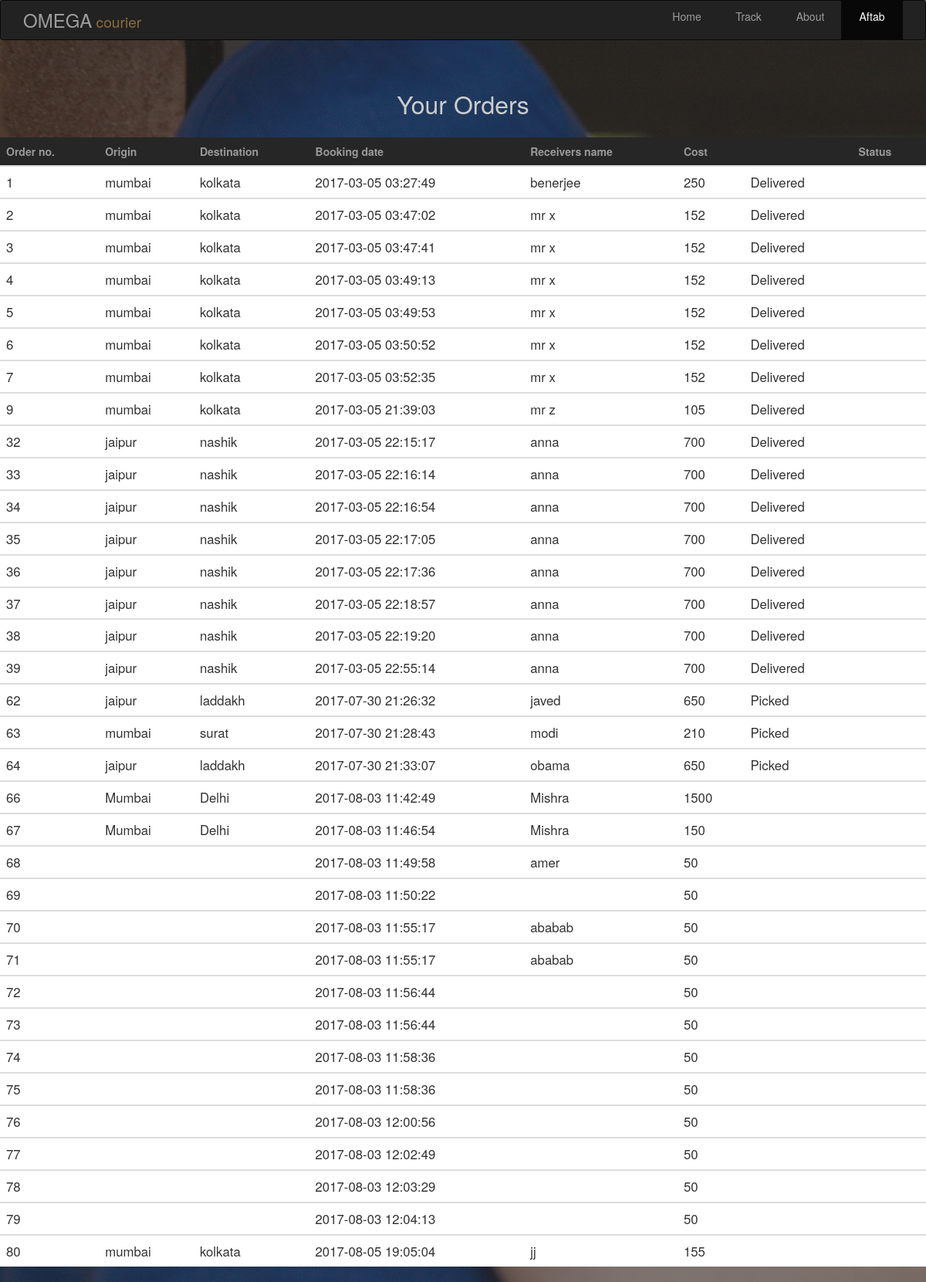
Screenshot of /account.php (signed in) with the database file from the repository.
### tables this page shows
CREATE TABLE `orders` (
  `order_no` int(10) NOT NULL,
  `cost` int(10) NOT NULL,
  `book_date` datetime NOT NULL DEFAULT CURRENT_TIMESTAMP,
  `origin` varchar(20) NOT NULL,
  `destination` varchar(20) NOT NULL,
  `reciever_name` text NOT NULL,
  `status` text,
  `email` varchar(50) NOT NULL
);

### account.php (the view, shortened to what this page needs)
<!DOCTYPE html>
<html>
<head>
	<link rel="stylesheet" type="text/css" href="css/bootstrap.css">
    <link rel="stylesheet" type="text/css" href="css/menu.css">
</head>
<nav class="navbar navbar-inverse">
    <div class="container">
        <div class="navbar-header">
            <a class="navbar-brand" style="font-size:24px;" href="index.php">OMEGA<span class="text-warning" style="font-size:0.8em;"> courier</span></a>
        </div>
        <div class="menu">
        <ul class="nav navbar-nav pull-right">
            <li><a role="presentation" href="index.php">Home</a></li>
            <li><a role="presentation" href="track.php">Track</a></li>
            <li><a role="presentation" href="about.php">About</a></li>
            <?php
                require_once('connect.php');
                if(isset($_SESSION['email']))
                {
                    $name=$_SESSION['first_name'];
            ?>
            <li class="active"><a role="presentation" href="#"><?php echo $name; ?></a>
            </li>
            <?php
                }
                else
                {
            ?>
            <li><a role="presentation" href="login.php">Login</a></li>
            <?php
                }
            ?>
        </ul>
        </div>
    </div>
</nav>
<br><br>
<div class="text-center">
    <font  size=6 color="#ccc">Your Orders</font><br>
</div>
<div>
    <table class="table">
        <thead>
            <tr>
                <th>Order no.</th>
                <th>Origin</th>
                <th>Destination</th>
                <th>Booking date</th>
                <th>Receivers name</th>
                <th>Cost<th>
                <th>Status</th>
            </tr>
        </thead>
        <?php
            $email= $_SESSION['email'];
            $sql = "SELECT order_no, origin, destination, book_date, reciever_name, cost, status FROM orders WHERE email='$email'";
            $result = $conn->query($sql);
            while ($row = $result->fetch_assoc()) {
                $order = $row['order_no'];
                $orig = $row['origin'];
                $dest = $row['destination'];
                $bookdate = $row['book_date'];
                $reciever_name = $row['reciever_name'];
                $cost = $row['cost'];
                $status = $row['status'];
                ?>
                <tbody>
                    <tr>
                        <td><?php echo $order;  ?></td>
                        <td><?php echo $orig;  ?></td>
                        <td><?php echo $dest;  ?></td>
                        <td><?php echo $bookdate;  ?></td>
                        <td><?php echo $reciever_name;  ?></td>
                        <td><?php echo $cost;  ?></td>
                        <td><?php echo $status; ?></td>
                        <td></td>
                    </tr>
                </tbody>
                <?php
            }
        ?>
    </table>
</div>
</body>
</html>

### css/menu.css (style rules this page uses)
.menu ul { margin:0; padding:0; float:left }
.menu ul li { float:left; list-style:none; position: relative; }
.menu ul li a { text-decoration:none; display:block; padding:10px 10px; text-align:center; width:80px; height:50px; color: #CCC; }

### account.php (style rules this page uses)
li { float: left; }
thead { background-color: #262626; color: #999; width: 100%; }
table { margin-top: 20px; }
td { background-color: #ffffff; font-size: 1.2em; }

### rows the page displays
orders: order_no "1", origin "mumbai", destination "kolkata", book_date "2017-03-05 03:27:49", reciever_name "benerjee", cost "250", status "Delivered"
orders: order_no "2", origin "mumbai", destination "kolkata", book_date "2017-03-05 03:47:02", reciever_name "mr x", cost "152", status "Delivered"
orders: order_no "3", origin "mumbai", destination "kolkata", book_date "2017-03-05 03:47:41", reciever_name "mr x", cost "152", status "Delivered"
orders: order_no "4", origin "mumbai", destination "kolkata", book_date "2017-03-05 03:49:13", reciever_name "mr x", cost "152", status "Delivered"
orders: order_no "5", origin "mumbai", destination "kolkata", book_date "2017-03-05 03:49:53", reciever_name "mr x", cost "152", status "Delivered"
orders: order_no "6", origin "mumbai", destination "kolkata", book_date "2017-03-05 03:50:52", reciever_name "mr x", cost "152", status "Delivered"
orders: order_no "7", origin "mumbai", destination "kolkata", book_date "2017-03-05 03:52:35", reciever_name "mr x", cost "152", status "Delivered"
orders: order_no "9", origin "mumbai", destination "kolkata", book_date "2017-03-05 21:39:03", reciever_name "mr z", cost "105", status "Delivered"
orders: order_no "32", origin "jaipur", destination "nashik", book_date "2017-03-05 22:15:17", reciever_name "anna", cost "700", status "Delivered"
orders: order_no "33", origin "jaipur", destination "nashik", book_date "2017-03-05 22:16:14", reciever_name "anna", cost "700", status "Delivered"
orders: order_no "34", origin "jaipur", destination "nashik", book_date "2017-03-05 22:16:54", reciever_name "anna", cost "700", status "Delivered"
orders: order_no "35", origin "jaipur", destination "nashik", book_date "2017-03-05 22:17:05", reciever_name "anna", cost "700", status "Delivered"
orders: order_no "36", origin "jaipur", destination "nashik", book_date "2017-03-05 22:17:36", reciever_name "anna", cost "700", status "Delivered"
orders: order_no "37", origin "jaipur", destination "nashik", book_date "2017-03-05 22:18:57", reciever_name "anna", cost "700", status "Delivered"
orders: order_no "38", origin "jaipur", destination "nashik", book_date "2017-03-05 22:19:20", reciever_name "anna", cost "700", status "Delivered"
orders: order_no "39", origin "jaipur", destination "nashik", book_date "2017-03-05 22:55:14", reciever_name "anna", cost "700", status "Delivered"
orders: order_no "62", origin "jaipur", destination "laddakh", book_date "2017-07-30 21:26:32", reciever_name "javed", cost "650", status "Picked"
orders: order_no "63", origin "mumbai", destination "surat", book_date "2017-07-30 21:28:43", reciever_name "modi", cost "210", status "Picked"
orders: order_no "64", origin "jaipur", destination "laddakh", book_date "2017-07-30 21:33:07", reciever_name "obama", cost "650", status "Picked"
orders: order_no "66", origin "Mumbai", destination "Delhi", book_date "2017-08-03 11:42:49", reciever_name "Mishra", cost "1500"
orders: order_no "67", origin "Mumbai", destination "Delhi", book_date "2017-08-03 11:46:54", reciever_name "Mishra", cost "150"
orders: order_no "68", book_date "2017-08-03 11:49:58", reciever_name "amer", cost "50"
orders: order_no "69", book_date "2017-08-03 11:50:22", cost "50"
orders: order_no "70", book_date "2017-08-03 11:55:17", reciever_name "ababab", cost "50"
orders: order_no "71", book_date "2017-08-03 11:55:17", reciever_name "ababab", cost "50"
orders: order_no "72", book_date "2017-08-03 11:56:44", cost "50"
orders: order_no "73", book_date "2017-08-03 11:56:44", cost "50"
orders: order_no "74", book_date "2017-08-03 11:58:36", cost "50"
orders: order_no "75", book_date "2017-08-03 11:58:36", cost "50"
orders: order_no "76", book_date "2017-08-03 12:00:56", cost "50"
orders: order_no "77", book_date "2017-08-03 12:02:49", cost "50"
orders: order_no "78", book_date "2017-08-03 12:03:29", cost "50"
orders: order_no "79", book_date "2017-08-03 12:04:13", cost "50"
orders: order_no "80", origin "mumbai", destination "kolkata", book_date "2017-08-05 19:05:04", reciever_name "jj", cost "155"

### other values shown
$name "Aftab"
